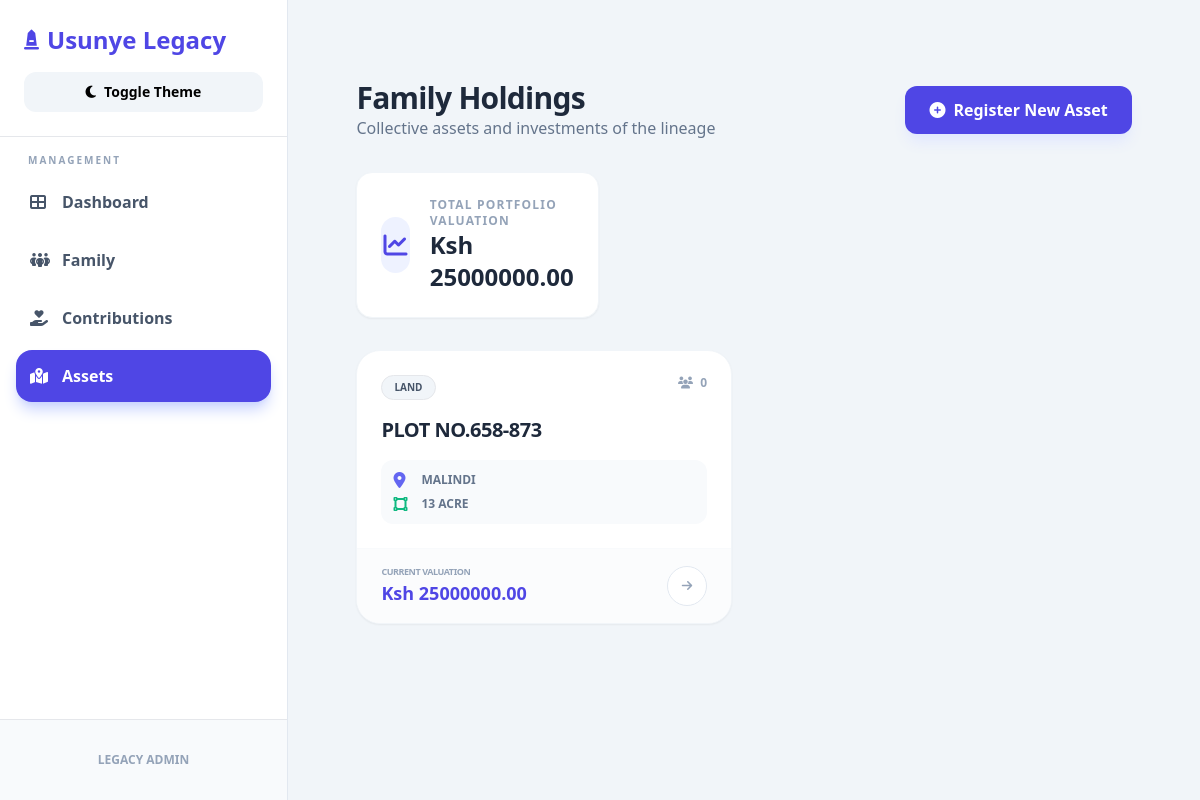
The app's page /assets/ with its own data.
### lineage/models.py (models this page shows, shortened)
class Asset(models.Model):
    title = models.CharField(max_length=200)
    category = models.ForeignKey(AssetCategory, on_delete=models.SET_NULL, null=True, blank=True, related_name='assets')
    valuation = models.DecimalField(max_digits=15, decimal_places=2)
    location = models.CharField(max_length=200, blank=True, null=True)
    size = models.CharField(max_length=100, blank=True, null=True)
    description = models.TextField(blank=True, null=True)
    created_at = models.DateTimeField(auto_now_add=True)

class AssetCategory(models.Model):
    name = models.CharField(max_length=50, unique=True)
    def __str__(self):
        return self.name

### lineage/views.py (the view)
# urls.py: path('assets/', views.assets, name='assets'),
def assets(request):
    assets = Asset.objects.all().order_by('-created_at')
    total_valuation = assets.aggregate(Sum('valuation'))['valuation__sum'] or 0
    form = AssetForm()
    owner_form = OwnerForm()
    context = {
        'assets': assets,
        'total_valuation': total_valuation,
        'form': form,
        'owner_form': owner_form,
    }
    return render(request, 'lineage/assets.html', context)

### lineage/templates/lineage/assets.html (shortened to what this page needs)
{% extends 'lineage/base.html' %}
{% block content %}
<div class="animate__animated animate__fadeIn space-y-8 max-w-[95%] mx-auto [&_input[type=number]]:[appearance:textfield] [&_input[type=number]::-webkit-outer-spin-button]:appearance-none [&_input[type=number]::-webkit-inner-spin-button]:appearance-none">
    <div class="flex flex-col md:flex-row md:items-center justify-between gap-4">
        <div>
            <h2 class="text-3xl font-extrabold text-slate-800 dark:text-slate-200 tracking-tight">Family Holdings</h2>
            <p class="text-slate-500 dark:text-slate-400 font-medium">Collective assets and investments of the lineage</p>
        </div>
        <button id="openAssetModal" class="bg-indigo-600 dark:bg-indigo-500 text-white px-6 py-3 rounded-xl font-bold hover:bg-indigo-700 dark:hover:bg-indigo-600 transition shadow-lg shadow-indigo-100 dark:shadow-indigo-800 flex items-center gap-2 transform active:scale-95">
            <i class="fas fa-plus-circle"></i> Register New Asset
        </button>
    </div>
    <div class="grid grid-cols-1 md:grid-cols-3 gap-6">
        <div class="bg-white dark:bg-slate-900 p-6 rounded-2xl border border-slate-100 dark:border-slate-700 shadow-sm flex items-center gap-5">
            <div class="w-14 h-14 bg-indigo-50 dark:bg-indigo-800 text-indigo-600 dark:text-indigo-200 rounded-2xl flex items-center justify-center text-2xl">
                <i class="fas fa-chart-line"></i>
            </div>
            <div>
                <p class="text-slate-400 dark:text-slate-500 text-xs font-bold uppercase tracking-widest">Total Portfolio Valuation</p>
                <h3 class="text-2xl font-black text-slate-800 dark:text-slate-200">Ksh {{ total_valuation|floatformat:2 }}</h3>
            </div>
        </div>
    </div>
    <div class="grid grid-cols-1 md:grid-cols-2 xl:grid-cols-3 gap-6 mt-6">
        {% for asset in assets %}
        <div class="group bg-white dark:bg-slate-900 rounded-3xl border border-slate-100 dark:border-slate-700 shadow-sm hover:shadow-xl hover:-translate-y-1 transition-all duration-300 overflow-hidden cursor-pointer flex flex-col justify-between" onclick="openAssetDrawer('{{ asset.id }}')">
            <div class="p-6">
                <div class="flex justify-between items-start mb-4">
                    <span class="px-3 py-1 bg-slate-100 dark:bg-slate-800 text-slate-600 dark:text-slate-300 text-[10px] font-bold uppercase rounded-full border dark:border-slate-700">
                        {{ asset.category.name|default:"General" }}
                    </span>
                    <span class="text-xs font-bold text-slate-400">
                        <i class="fas fa-users mr-1"></i> {{ asset.owners.count }}
                    </span>
                </div>
                <h4 class="text-xl font-black text-slate-800 dark:text-slate-200 group-hover:text-indigo-600 dark:group-hover:text-indigo-400 transition-colors uppercase tracking-tight">
                    {{ asset.title }}
                </h4>
                {% if asset.category.name == 'LAND' or asset.category.name == 'Land' %}
                <div class="mt-4 space-y-2 bg-slate-50 dark:bg-slate-800/40 p-3 rounded-xl">
                    <div class="flex items-center gap-3 text-slate-500 dark:text-slate-400">
                        <i class="fas fa-map-marker-alt w-4 text-indigo-500"></i>
                        <span class="text-xs font-bold uppercase">{{ asset.location|default:"Unknown Location" }}</span>
                    </div>
                    <div class="flex items-center gap-3 text-slate-500 dark:text-slate-400">
                        <i class="fas fa-vector-square w-4 text-emerald-500"></i>
                        <span class="text-xs font-bold uppercase">{{ asset.size|default:"N/A" }}</span>
                    </div>
                </div>
                {% else %}
                <p class="mt-4 text-sm text-slate-500 dark:text-slate-400 line-clamp-2 italic">
                    {{ asset.description|default:"No specific details provided." }}
                </p>
                {% endif %}
            </div>
            <div class="px-6 py-4 bg-slate-50/50 dark:bg-slate-800/50 border-t border-slate-50 dark:border-slate-700 flex justify-between items-center">
                <div>
                    <p class="text-[9px] text-slate-400 dark:text-slate-500 font-black uppercase tracking-tighter">Current Valuation</p>
                    <p class="text-lg font-black text-indigo-600 dark:text-indigo-400">Ksh {{ asset.valuation|floatformat:2 }}</p>
                </div>
                <div class="w-10 h-10 rounded-full bg-white dark:bg-slate-700 border border-slate-200 dark:border-slate-600 text-slate-400 dark:text-slate-300 group-hover:bg-indigo-600 group-hover:text-white transition flex items-center justify-center">
                    <i class="fas fa-arrow-right text-xs"></i>
                </div>
            </div>
        </div>
        {% empty %}
        <div class="col-span-full py-20 text-center text-slate-400 dark:text-slate-500">
            <i class="fas fa-box-open text-5xl mb-4 opacity-20"></i>
            <p class="font-bold">No family assets recorded yet.</p>
        </div>
        {% endfor %}
    </div>
</div>
{% endblock %}

### lineage/templates/lineage/base.html (style rules this page uses)
html { scroll-behavior: smooth; }

### records on screen
Asset: category.name "LAND", owners.count "0", title "PLOT NO.658-873", location "MALINDI", size "13 ACRE", valuation "25000000.00"

### other values on screen
{{ total_valuation|floatformat:2 }} "25000000.00"
